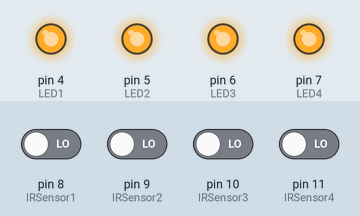
Simulated run of this sketch. Board: Arduino Uno, built with avr-gcc and run on an emulated ATmega328P. On the bench: output pins drawn as LEDs (lit = HIGH). Inputs (shaded band) come from the test bench; at power-on: pin 8 (IRSensor1), pin 9 (IRSensor2), pin 10 (IRSensor3), pin 11 (IRSensor4) LOW.

Above: at 1.2 s.
1.3 s: pin 8 (IRSensor1) driven HIGH
At 1.7 s:
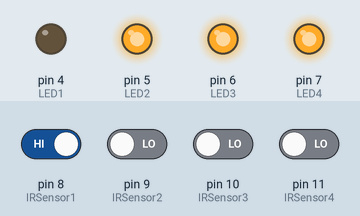
2.8 s: pin 9 (IRSensor2) driven HIGH
At 4.0 s:
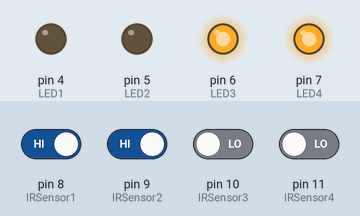
4.3 s: pin 10 (IRSensor3) driven HIGH
At 5.2 s:
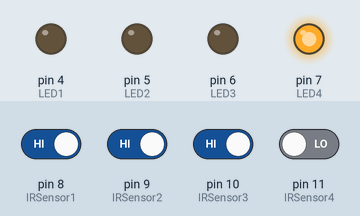
5.8 s: pin 11 (IRSensor4) driven HIGH
At 6.3 s:
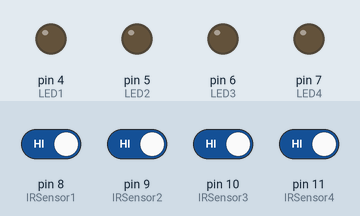
7.3 s: pin 8 (IRSensor1) driven LOW
At 8.5 s:
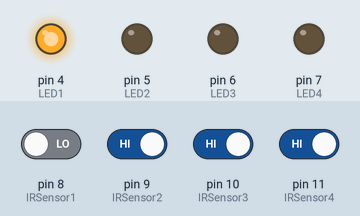
8.8 s: pin 9 (IRSensor2) driven LOW
At 9.8 s:
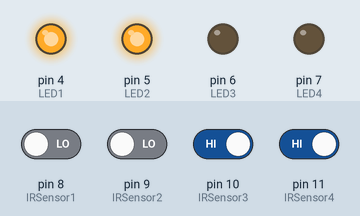
Timing chart, 0 to 11.3 s (numbered marks = the images above; inputs shaded):
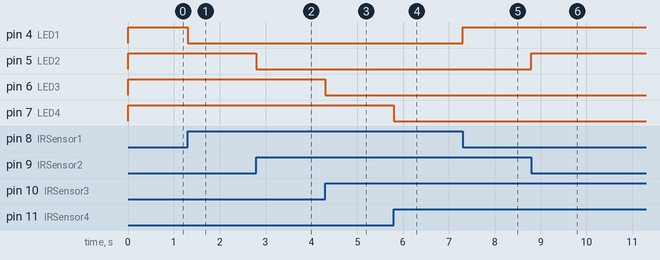

Measured:
- after the input at 1.3 s, pin 4 (LED1): HIGH → LOW at once
- after the input at 2.8 s, pin 5 (LED2): HIGH → LOW at once
- after the input at 4.3 s, pin 6 (LED3): HIGH → LOW at once
- after the input at 5.8 s, pin 7 (LED4): HIGH → LOW at once
- after the input at 7.3 s, pin 4 (LED1): LOW → HIGH at once
- after the input at 8.8 s, pin 5 (LED2): LOW → HIGH at once

The sketch:

Automatic_Street_Light.ino
```cpp
int IRSensor1 = 8;
int IRSensor2 = 9;
int IRSensor3 = 10;
int IRSensor4 = 11;
int LED1 = 4;
int LED2 = 5;
int LED3 = 6;
int LED4 = 7;
void setup(){
  Serial.begin(115200);
  pinMode(IRSensor1, INPUT);
  pinMode(LED1, OUTPUT);
  pinMode(IRSensor2, INPUT);
  pinMode(LED2, OUTPUT);
  pinMode(IRSensor3, INPUT);
  pinMode(LED3, OUTPUT);
  pinMode(IRSensor4, INPUT);
  pinMode(LED4, OUTPUT);
}
void loop(){
  int sensorStatus1 = digitalRead(IRSensor1);
  int sensorStatus2 = digitalRead(IRSensor2);
  int sensorStatus3 = digitalRead(IRSensor3);
  int sensorStatus4 = digitalRead(IRSensor4);
  if (sensorStatus1 == 1)
  {
    digitalWrite(LED1, LOW);
  }
  else  {
    digitalWrite(LED1, HIGH);
//    delay(1000);
  }
    if (sensorStatus2 == 1)
  {
    digitalWrite(LED2, LOW);
  }
  else  {
    digitalWrite(LED2, HIGH);
//    delay(1000);
  }
    if (sensorStatus3 == 1)
  {
    digitalWrite(LED3, LOW);
  }
  else  {
    digitalWrite(LED3, HIGH);
//    delay(1000);
  }
    if (sensorStatus4 == 1)
  {
    digitalWrite(LED4, LOW);
  }
  else  {
    digitalWrite(LED4, HIGH);
//    delay(1000);
  }
}
```
